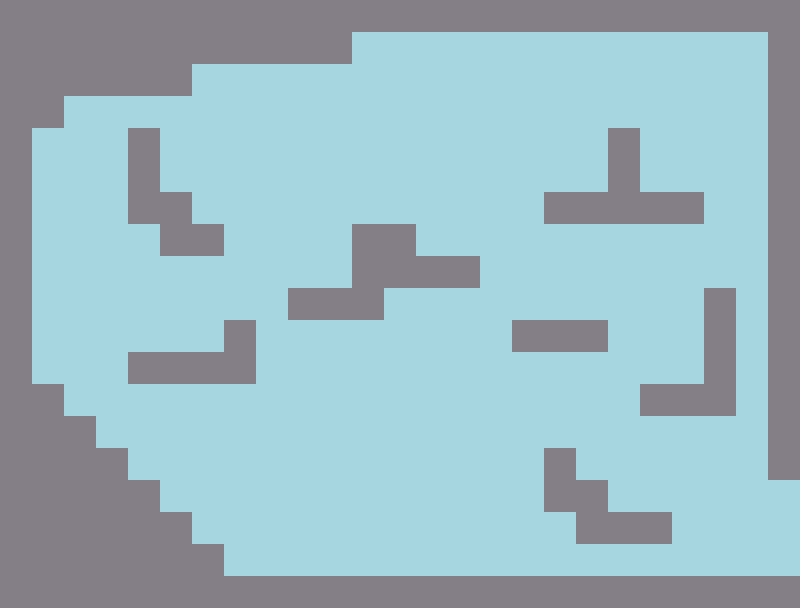

Tiled map render using the project's own tile images. Description and the whole map definition, tile-layer contents included, below:
An orthogonal 25x19 tile map with 32x32 px tiles, 2 tile layers (Tiles, Bricks), 3 tilesets and 35 objects (29x Wall, 4x Spike, Player, LevelEnd).

<map version="1.10" tiledversion="1.11.1" orientation="orthogonal" renderorder="left-up" width="25" height="19" tilewidth="32" tileheight="32" infinite="0" nextlayerid="6" nextobjectid="96">
 <tileset firstgid="1" source="../tsx/bg.tsx" />
 <tileset firstgid="2" source="../tsx/brick_1.tsx" />
 <tileset firstgid="3" source="../tsx/spike.tsx" />
 <layer id="3" name="Tiles" width="25" height="19">
  <data encoding="csv">
1,1,1,1,1,1,1,1,1,1,1,1,1,1,1,1,1,1,1,1,1,1,1,1,1,
1,1,1,1,1,1,1,1,1,1,1,1,1,1,1,1,1,1,1,1,1,1,1,1,1,
1,1,1,1,1,1,1,1,1,1,1,1,1,1,1,1,1,1,1,1,1,1,1,1,1,
1,1,1,1,1,1,1,1,1,1,1,1,1,1,1,1,1,1,1,1,1,1,1,1,1,
1,1,1,1,1,1,1,1,1,1,1,1,1,1,1,1,1,1,1,1,1,1,1,1,1,
1,1,1,1,1,1,1,1,1,1,1,1,1,1,1,1,1,1,1,1,1,1,1,1,1,
1,1,1,1,1,1,1,1,1,1,1,1,1,1,1,1,1,1,1,1,1,1,1,1,1,
1,1,1,1,1,1,1,1,1,1,1,1,1,1,1,1,1,1,1,1,1,1,1,1,1,
1,1,1,1,1,1,1,1,1,1,1,1,1,1,1,1,1,1,1,1,1,1,1,1,1,
1,1,1,1,1,1,1,1,1,1,1,1,1,1,1,1,1,1,1,1,1,1,1,1,1,
1,1,1,1,1,1,1,1,1,1,1,1,1,1,1,1,1,1,1,1,1,1,1,1,1,
1,1,1,1,1,1,1,1,1,1,1,1,1,1,1,1,1,1,1,1,1,1,1,1,1,
1,1,1,1,1,1,1,1,1,1,1,1,1,1,1,1,1,1,1,1,1,1,1,1,1,
1,1,1,1,1,1,1,1,1,1,1,1,1,1,1,1,1,1,1,1,1,1,1,1,1,
1,1,1,1,1,1,1,1,1,1,1,1,1,1,1,1,1,1,1,1,1,1,1,1,1,
1,1,1,1,1,1,1,1,1,1,1,1,1,1,1,1,1,1,1,1,1,1,1,1,1,
1,1,1,1,1,1,1,1,1,1,1,1,1,1,1,1,1,1,1,1,1,1,1,1,1,
1,1,1,1,1,1,1,1,1,1,1,1,1,1,1,1,1,1,1,1,1,1,1,1,1,
1,1,1,1,1,1,1,1,1,1,1,1,1,1,1,1,1,1,1,1,1,1,1,1,1
</data>
 </layer>
 <layer id="4" name="Bricks" width="25" height="19">
  <data encoding="csv">
2,2,2,2,2,2,2,2,2,2,2,2,2,2,2,2,2,2,2,2,2,2,2,2,2,
2,2,2,2,2,2,2,2,2,2,2,0,0,0,0,0,0,0,0,0,0,0,0,0,2,
2,2,2,2,2,2,0,0,0,0,0,0,0,0,0,0,0,0,0,0,0,0,0,0,2,
2,2,0,0,0,0,0,0,0,0,0,0,0,0,0,0,0,0,0,0,0,0,0,0,2,
2,0,0,0,2,0,0,0,0,0,0,0,0,0,0,0,0,0,0,2,0,0,0,0,2,
2,0,0,0,2,0,0,0,0,0,0,0,0,0,0,0,0,0,0,2,0,0,0,0,2,
2,0,0,0,2,2,0,0,0,0,0,0,0,0,0,0,0,2,2,2,2,2,0,0,2,
2,0,0,0,0,2,2,0,0,0,0,2,2,0,0,0,0,0,0,0,0,0,0,0,2,
2,0,0,0,0,0,0,0,0,0,0,2,2,2,2,0,0,0,0,0,0,0,0,0,2,
2,0,0,0,0,0,0,0,0,2,2,2,0,0,0,0,0,0,0,0,0,0,2,0,2,
2,0,0,0,0,0,0,2,0,0,0,0,0,0,0,0,2,2,2,0,0,0,2,0,2,
2,0,0,0,2,2,2,2,0,0,0,0,0,0,0,0,0,0,0,0,0,0,2,0,2,
2,2,0,0,0,0,0,0,0,0,1,0,1,1,1,0,0,0,0,0,2,2,2,0,2,
2,2,2,0,0,0,0,0,0,0,1,0,1,0,0,0,0,0,0,0,0,0,0,0,2,
2,2,2,2,0,0,0,0,0,0,1,1,1,1,1,0,0,2,0,0,0,0,0,0,2,
2,2,2,2,2,0,0,0,0,0,0,1,1,0,1,0,0,2,2,0,0,0,0,0,1,
2,2,2,2,2,2,0,0,0,0,1,1,1,0,1,0,0,0,2,2,2,0,0,0,1,
2,2,2,2,2,2,2,0,0,0,1,1,1,1,0,0,0,0,0,0,0,0,0,0,1,
2,2,2,2,2,2,2,2,2,2,2,2,2,2,2,2,2,2,2,2,2,2,2,2,2
</data>
 </layer>
 <objectgroup id="5" name="Object">
  <object id="7" name="Player" x="176.719" y="191.257">
   <point />
  </object>
  <object id="48" name="Wall" x="128" y="128">
   <polygon points="0,0 0,96 32,96 32,0" />
  </object>
  <object id="49" name="Wall" x="160" y="192">
   <polygon points="0,0 32,0 32,64 0,64" />
  </object>
  <object id="50" name="Wall" x="192" y="224">
   <polygon points="0,0 32,0 32,32 0,32" />
  </object>
  <object id="51" name="Wall" x="288" y="288">
   <polygon points="0,0 64,0 96,0 96,32 0,32" />
  </object>
  <object id="52" name="Wall" x="352" y="224">
   <polygon points="0,0 64,0 64,64 0,64" />
  </object>
  <object id="53" name="Wall" x="416" y="256">
   <polygon points="0,0 64,0 64,32 0,32" />
  </object>
  <object id="54" name="Wall" x="544" y="192">
   <polygon points="0,0 160,0 160,32 0,32" />
  </object>
  <object id="55" name="Wall" x="608" y="128">
   <polygon points="0,0 32,0 32,64 0,64" />
  </object>
  <object id="56" name="Wall" x="512" y="320">
   <polygon points="0,0 96,0 96,32 0,32" />
  </object>
  <object id="58" name="Wall" x="704" y="288">
   <polygon points="0,0 0,128 32,128 32,0" />
  </object>
  <object id="59" name="Wall" x="640" y="384">
   <polygon points="0,0 64,0 64,32 0,32" />
  </object>
  <object id="60" name="Wall" x="544" y="448">
   <polygon points="0,0 32,0 32,64 0,64" />
  </object>
  <object id="61" name="Wall" x="576" y="480">
   <polygon points="0,0 32,0 32,64 0,64" />
  </object>
  <object id="62" name="Wall" x="608" y="512">
   <polygon points="0,0 64,0 64,32 0,32" />
  </object>
  <object id="63" name="Wall" x="128" y="352">
   <polygon points="0,0 128,0 128,32 0,32" />
  </object>
  <object id="64" name="Wall" x="224" y="320">
   <polygon points="0,0 32,0 32,32 0,32" />
  </object>
  <object id="66" name="Wall" x="32" y="0">
   <polygon points="0,0 0,608 -32,608 -32,0" />
  </object>
  <object id="67" name="Wall" x="32" y="0">
   <polygon points="0,0 768,0 768,32 0,32" />
  </object>
  <object id="68" name="Wall" x="768" y="32">
   <polygon points="0,0 0,447 32,447 32,0" />
  </object>
  <object id="69" name="Wall" x="32" y="32">
   <polygon points="0,0 320,0 320,32 0,32" />
  </object>
  <object id="70" name="Wall" x="32" y="64">
   <polygon points="0,0 160,0 160,32 0,32" />
  </object>
  <object id="71" name="Wall" x="32" y="96">
   <polygon points="0,0 32,0 32,32 0,32" />
  </object>
  <object id="72" name="Wall" x="32" y="384">
   <polygon points="0,0 32,0 32,224 0,224" />
  </object>
  <object id="73" name="Wall" x="64" y="416">
   <polygon points="0,0 32,0 32,192 0,192" />
  </object>
  <object id="74" name="Wall" x="96" y="448">
   <polygon points="0,0 32,0 32,160 0,160" />
  </object>
  <object id="75" name="Wall" x="128" y="480">
   <polygon points="0,0 32,0 32,128 0,128" />
  </object>
  <object id="76" name="Wall" x="160" y="512">
   <polygon points="0,0 32,0 32,32 0,32" />
  </object>
  <object id="77" name="Wall" x="160" y="544">
   <polygon points="0,0 64,0 64,64 0,64" />
  </object>
  <object id="78" name="Wall" x="224" y="576">
   <polygon points="0,0 580.667,0 580.667,32 0,32" />
  </object>
  <object id="83" name="LevelEnd" x="800" y="480">
   <polygon points="0,0 0,96 32,96 32,0" />
  </object>
  <object id="92" name="Spike" x="320" y="544" width="32" height="32" />
  <object id="93" name="Spike" x="352" y="544" width="32" height="32" />
  <object id="94" name="Spike" x="384" y="544" width="32" height="32" />
  <object id="95" name="Spike" x="416" y="544" width="32" height="32" />
 </objectgroup>
</map>
